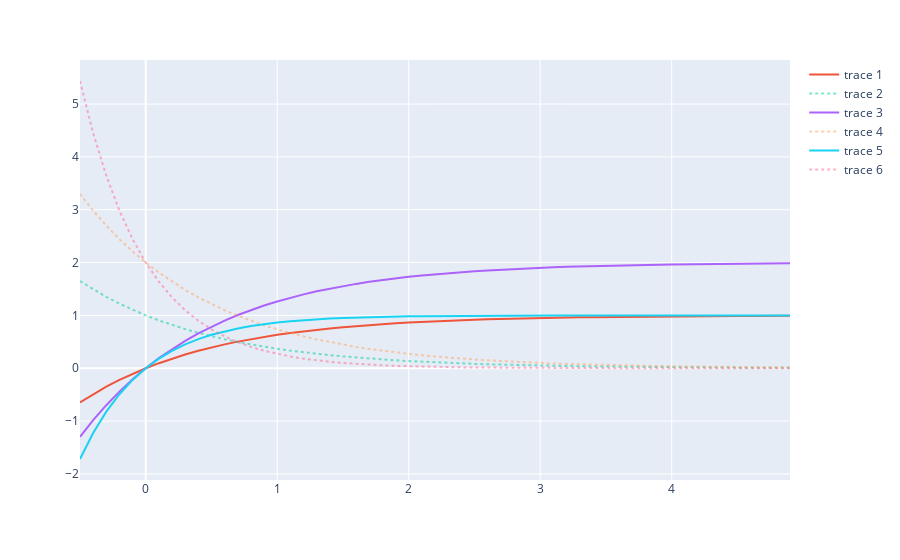

The notebook cell this image was saved under:
### Code cell
ttpm1= 1, 1
ttpm2= 2, 1
ttpm3= 1, 2

xrange = np.arange(-0.5, 5, 0.1)
newfig = px.line()
for testparams in (ttpm1, ttpm2, ttpm3):
    newfig.add_scatter(x=xrange, y=neg_growth(xrange, *testparams))
    newfig.add_scatter(x=xrange, y=neg_growth_derivative(xrange, *testparams), opacity=0.5, line=dict(dash="dot"))

newfig.show()
